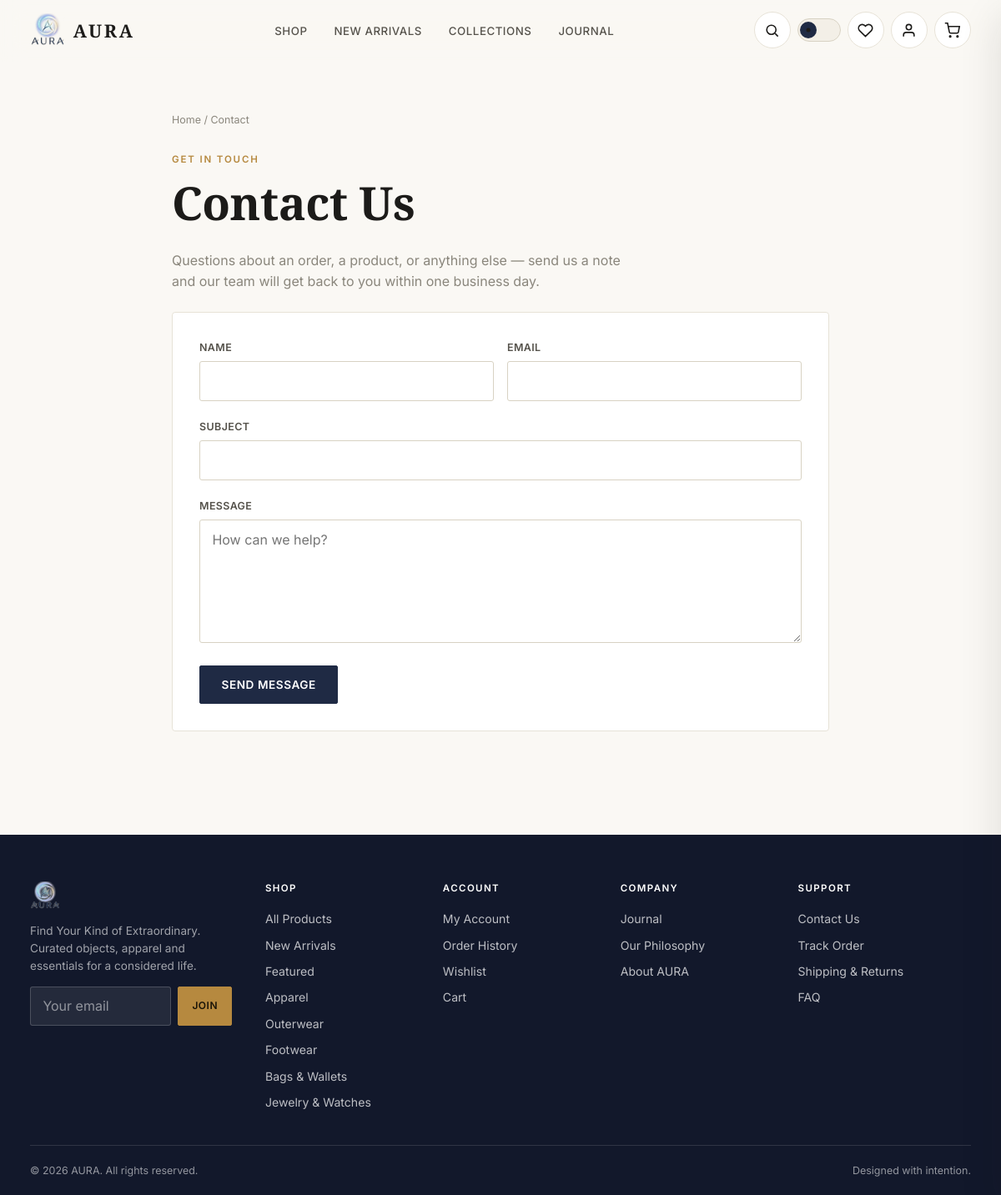
Page /contact/ on the committed database.
### store/models.py (models this page shows, shortened)
class Category(models.Model):
    name = models.CharField(max_length=100, unique=True)
    slug = models.SlugField(max_length=120, unique=True, blank=True)
    description = models.TextField(blank=True)
    image_url = models.URLField(blank=True, help_text='External editorial image representing this category.')
    display_order = models.PositiveIntegerField(default=0)
    is_active = models.BooleanField(default=True)
    created_at = models.DateTimeField(auto_now_add=True)
    class Meta:
        verbose_name_plural = 'Categories'
        ordering = ['display_order', 'name']
    def get_absolute_url(self):
        return reverse('store:category_detail', kwargs={'slug': self.slug})

### core/views.py (the view)
# urls.py: path('contact/', views.contact, name='contact'),
def contact(request):
    if request.method == 'POST':
        form = ContactForm(request.POST)
        if form.is_valid():
            form.save()
            messages.success(request, 'Thanks for reaching out — our team will get back to you shortly.')
            return redirect('core:contact')
    else:
        form = ContactForm()
    return render(request, 'core/contact.html', {'form': form})

### core/forms.py
class ContactForm(forms.ModelForm):
    class Meta:
        model = ContactMessage
        fields = ['name', 'email', 'subject', 'message']
        widgets = {
            'message': forms.Textarea(attrs={'rows': 6, 'placeholder': 'How can we help?'}),
        }

### cart/context_processors.py (called while the page is built)
def cart_context(request):
    cart = getattr(request, 'cart', None)
    if cart is None:
        return {'cart_item_count': 0}
    return {'cart_item_count': cart.total_items}

### cart/models.py (called while the page is built)
    @property
    def items_qs(self):
        return self.items.select_related('product', 'product__category').all()

    @property
    def total_items(self):
        return sum(item.quantity for item in self.items_qs)

### core/context_processors.py (called while the page is built)
def site_context(request):
    from store.models import Category
    return {
        'SITE_NAME': 'AURA',
        'SITE_TAGLINE': 'Find Your Kind of Extraordinary.',
        'footer_categories': Category.objects.filter(is_active=True)[:5],
    }

### notifications/context_processors.py (called while the page is built)
def notifications_context(request):
    if request.user.is_authenticated:
        count = request.user.notifications.filter(is_read=False).count()
        return {'unread_notification_count': count}
    return {'unread_notification_count': 0}

### wishlist/context_processors.py (called while the page is built)
def wishlist_context(request):
    if request.user.is_authenticated:
        ids = list(request.user.wishlist_items.values_list('product_id', flat=True))
        return {'wishlist_product_ids': ids, 'wishlist_count': len(ids)}
    return {'wishlist_product_ids': [], 'wishlist_count': 0}

### templates/core/contact.html (shortened to what this page needs)
{% extends 'base.html' %}
{% block content %}
<section class="section container-narrow">
  <div class="breadcrumbs"><a href="{% url 'core:home' %}">Home</a> / Contact</div>
  <span class="eyebrow">Get in Touch</span>
  <h1>Contact Us</h1>
  <p class="text-muted" style="max-width:56ch;">Questions about an order, a product, or anything else — send us a note and our team will get back to you within one business day.</p>
  <form method="post" novalidate class="card" style="padding:2rem; margin-top:1.5rem;">
    <div class="form-row">
      <div class="field">
        <label for="{{ form.name.id_for_label }}">Name</label>
        {{ form.name }}
      </div>
      <div class="field">
        <label for="{{ form.email.id_for_label }}">Email</label>
        {{ form.email }}
      </div>
    </div>
    <div class="field">
      <label for="{{ form.subject.id_for_label }}">Subject</label>
      {{ form.subject }}
    </div>
    <div class="field">
      <label for="{{ form.message.id_for_label }}">Message</label>
      {{ form.message }}
    </div>
    <button type="submit" class="btn btn-primary">Send Message</button>
  </form>
</section>
{% endblock %}

### templates/includes/footer.html (shortened to what this page needs)
{% load static %}
<footer class="site-footer">
  <div class="container">
    <div class="footer-grid">
      <div class="footer-brand">
        <img src="{% static 'images/aura-logo-transparent.png' %}" alt="AURA">
        <p>{{ SITE_TAGLINE }} Curated objects, apparel and essentials for a considered life.</p>
        <form class="newsletter-form" data-newsletter-form action="{% url 'core:newsletter_signup' %}" method="post">
          <input type="email" name="email" placeholder="Your email" required aria-label="Email for newsletter">
          <button type="submit" class="btn btn-gold btn-sm">Join</button>
        </form>
      </div>
      <div>
        <h5>Shop</h5>
        <ul>
          <li><a href="{% url 'store:shop' %}">All Products</a></li>
          <li><a href="{% url 'store:shop' %}?collection=new">New Arrivals</a></li>
          <li><a href="{% url 'store:shop' %}?collection=featured">Featured</a></li>
          {% for c in footer_categories %}<li><a href="{{ c.get_absolute_url }}">{{ c.name }}</a></li>{% endfor %}
        </ul>
      </div>
      <div class="footer-col-account">
        <h5>Account</h5>
        <ul>
          <li><a href="{% url 'accounts:account_dashboard' %}">My Account</a></li>
          <li><a href="{% url 'orders:order_history' %}">Order History</a></li>
          <li><a href="{% url 'wishlist:wishlist_detail' %}">Wishlist</a></li>
          <li><a href="{% url 'cart:cart_detail' %}">Cart</a></li>
        </ul>
      </div>
      <div>
        <h5>Company</h5>
        <ul>
          <li><a href="{% url 'core:journal' %}">Journal</a></li>
          <li><a href="{% url 'core:home' %}#philosophy">Our Philosophy</a></li>
          <li><a href="{% url 'core:home' %}#story">About AURA</a></li>
        </ul>
      </div>
      <div>
        <h5>Support</h5>
        <ul>
          <li><a href="{% url 'core:contact' %}">Contact Us</a></li>
          <li><a href="{% url 'orders:order_history' %}">Track Order</a></li>
          <li><a href="{% url 'core:home' %}#shipping">Shipping &amp; Returns</a></li>
          <li><a href="{% url 'core:home' %}#faq">FAQ</a></li>
        </ul>
      </div>
    </div>
    <div class="footer-bottom">
      <span>&copy; {% now "Y" %} AURA. All rights reserved.</span>
      <span>Designed with intention.</span>
    </div>
  </div>
</footer>

### static/css/themes.css (style rules this page uses)
:root { --bg: #faf8f4; --bg-elevated: #ffffff; --surface: #ffffff; --surface-muted: #f3efe7; --text: #1c1b19; --text-secondary: #55524b; --muted: #8a867c; --border: #e7e2d7; --border-strong: #d8d2c3; --accent: #1f2a44; --accent-strong: #12182b; --accent-contrast: #ffffff; --gold: #b6893f; --gold-soft: #d9b876; --success: #2f6b4f; --success-bg: #e9f3ec; --error: #a3372e; --error-bg: #fbebe9; --warning: #9c6b1f; --warning-bg: #fbf1de; --info: #2b5a7a; --info-bg: #e8f1f6; --shadow-sm: 0 1px 2px rgba(28, 27, 25, 0.06); --shadow-md: 0 6px 20px rgba(28, 27, 25, 0.08); --shadow-lg: 0 20px 48px rgba(28, 27, 25, 0.12); --nav-bg: rgba(250, 248, 244, 0.7); --nav-bg-solid: rgba(250, 248, 244, 0.94); --overlay: rgba(18, 17, 15, 0.5); --skeleton: #efeae0; --focus-ring: rgba(31, 42, 68, 0.35); color-scheme: light; }

### static/css/base.css (style rules this page uses)
*, *::before, *::after { box-sizing: border-box; }
html { scroll-behavior: smooth; }
body { margin: 0; background: var(--bg); color: var(--text); font-family: 'Inter', -apple-system, BlinkMacSystemFont, 'Segoe UI', sans-serif; font-size: 16px; line-height: 1.55; -webkit-font-smoothing: antialiased; transition: background-color 0.35s ease, color 0.35s ease; overflow-x: hidden; }
h1, h2, h3, h4, h5 { font-family: 'Playfair Display', 'Fallback-Serif', Georgia, serif; font-weight: 600; letter-spacing: -0.01em; margin: 0 0 0.5em; color: var(--text); }
h1 { font-size: clamp(2.1rem, 1.5rem + 2.6vw, 4rem); line-height: 1.08; }
p { margin: 0 0 1em; color: var(--text-secondary); }
a { color: inherit; text-decoration: none; }
.eyebrow { font-family: 'Inter', sans-serif; font-size: 0.72rem; font-weight: 600; letter-spacing: 0.16em; text-transform: uppercase; color: var(--gold); display: inline-block; margin-bottom: 0.75rem; }
img { max-width: 100%; display: block; }
button, input, select, textarea { font-family: inherit; font-size: inherit; color: inherit; }
button { cursor: pointer; }
.container { width: 100%; max-width: 1320px; margin-inline: auto; padding-inline: clamp(1rem, 3vw, 2.5rem); }
.container-narrow { width: 100%; max-width: 860px; margin-inline: auto; padding-inline: clamp(1rem, 3vw, 2.5rem); }
.section { padding-block: clamp(2.5rem, 3vw + 1.5rem, 5.5rem); }
.text-muted { color: var(--muted); }

### static/css/responsive.css (style rules this page uses)
html, body { max-width: 100%; }
img, video, svg { max-width: 100%; height: auto; }

### rows in the picture
Category: name "Apparel"
Category: name "Outerwear"
Category: name "Footwear"
Category: name "Bags & Wallets"
Category: name "Jewelry & Watches"

### other values in the picture
{{ SITE_TAGLINE }} "Find Your Kind of Extraordinary."
